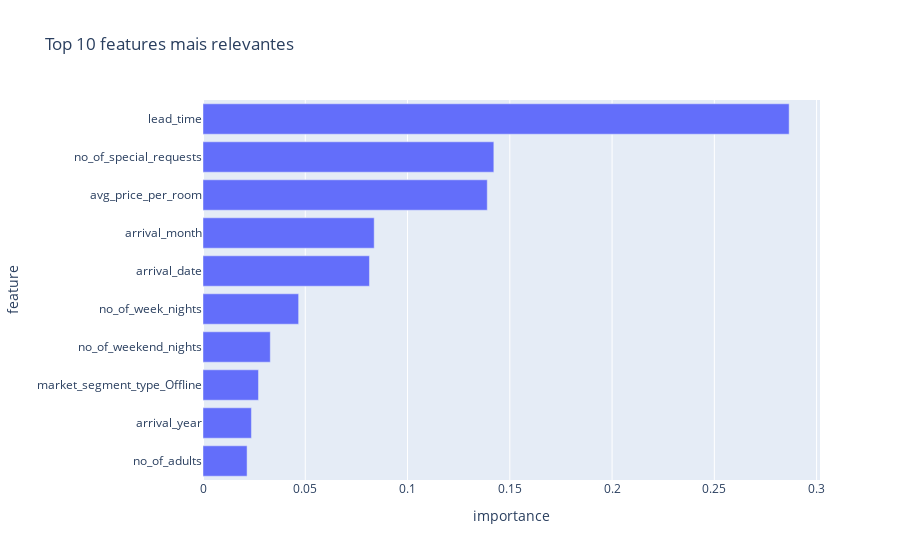

The notebook cell saved with this chart:
### Code cell
df_features_importances10 = df_features_importances.sort_values(by="importance", ascending=False).head(10)
px.bar(df_features_importances10[::-1], y="feature", x="importance", orientation="h", title="Top 10 features mais relevantes")

### Figure 1 — Plotly figure (JSON) as saved in the notebook; plotly's stock layout.template omitted (floating-point values rounded to 4 significant figures)
{"data": [{"alignmentgroup": "True", "hovertemplate": "importance=%{x}<br>feature=%{y}<extra></extra>", "legendgroup": "", "marker": {"color": "#636efa", "pattern": {"shape": ""}}, "name": "", "offsetgroup": "", "orientation": "h", "showlegend": false, "textposition": "auto", "type": "bar", "x": [0.02155, 0.02367, 0.02712, 0.0329, 0.04675, 0.08138, 0.0837, 0.139, 0.1422, 0.2866], "xaxis": "x", "y": ["no_of_adults", "arrival_year", "market_segment_type_Offline", "no_of_weekend_nights", "no_of_week_nights", "arrival_date", "arrival_month", "avg_price_per_room", "no_of_special_requests", "lead_time"], "yaxis": "y"}], "layout": {"barmode": "relative", "legend": {"tracegroupgap": 0}, "title": {"text": "Top 10 features mais relevantes"}, "xaxis": {"anchor": "y", "domain": [0, 1], "title": {"text": "importance"}}, "yaxis": {"anchor": "x", "domain": [0, 1], "title": {"text": "feature"}}}}
